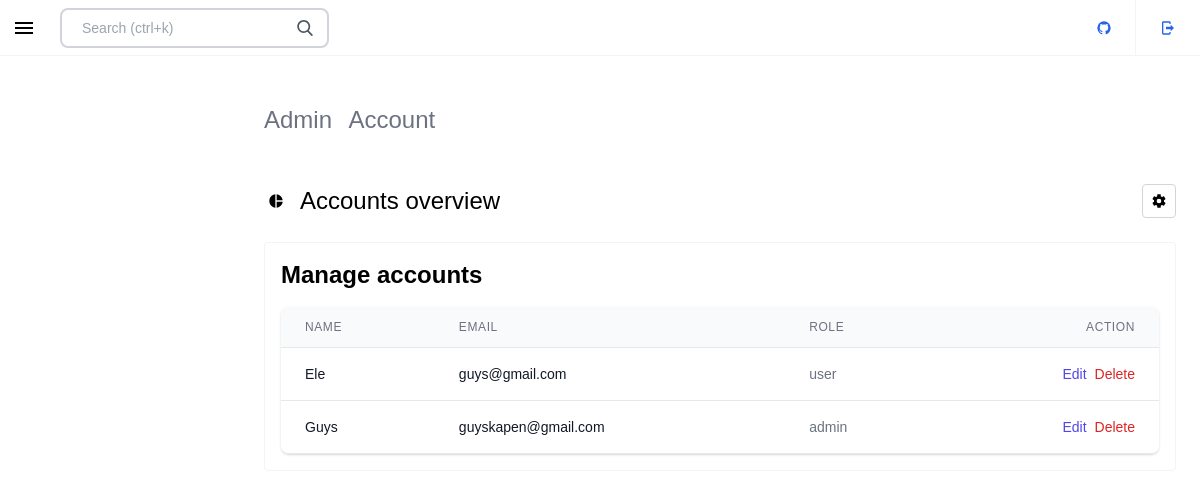
The app's page /admin/index.php?account (signed in) with its own data.
### tables this page shows
CREATE TABLE `users` (
  `id` int(11) NOT NULL AUTO_INCREMENT,
  `username` varchar(255) NOT NULL,
  `password` varchar(255) NOT NULL,
  `email` varchar(255) NOT NULL,
  `role_id` int(11) NOT NULL DEFAULT 1,
  `phone` varchar(12) DEFAULT NULL,
  PRIMARY KEY (`id`),
  KEY `role_fk` (`role_id`),
  CONSTRAINT `role_fk` FOREIGN KEY (`role_id`) REFERENCES `roles` (`id`)
);

CREATE TABLE `roles` (
  `id` int(11) NOT NULL AUTO_INCREMENT,
  `name` varchar(32) DEFAULT NULL,
  PRIMARY KEY (`id`)
);

### admin/inc/function.php (called while the page is built, shortened)
<?php
function select_accounts()
{
    include("inc/connect.php");
    $sel_cat = $con->prepare("select * from users u inner join roles r on r.id=u.role_id");
    $sel_cat->setFetchMode(PDO::FETCH_ASSOC);
    $sel_cat->execute();
    $users = array();
    while ($row = $sel_cat->fetch()) {
        array_push($users, $row);
    }
    return $users;
}

### admin/inc/account/accounts.php (the view, shortened to what this page needs)
<div class="">
    <section class="p-6">
        <div class="justify-between items-center block md:flex">
            <div class="flex shrink-0 grow-0 items-center justify-center mb-6 md:mb-0">
                <ul>
                    <li class="title-stack-item inline-block pr-3 text-2xl text-gray-500 dark:text-gray-400 last:pr-0 last:font-black last:text-black dark:text-gray-100" data-v-fecf18ac="">Admin</li>
                    <li class="title-stack-item inline-block pr-3 text-2xl text-gray-500 dark:text-gray-400 last:pr-0 last:font-black last:text-black dark:text-gray-100" data-v-fecf18ac="">Account</li>
                </ul>
            </div>
        </div>
    </section>
    <section class="px-0 md:px-6 py-6">
        <section class="px-6 sm:px-0 mb-6 flex items-center justify-between">
            <div class="flex items-center justify-start"><span class="inline-flex justify-center items-center w-6 h-6 mr-3"><svg viewBox="0 0 24 24" width="16" height="16" class="inline-block">
                        <path fill="currentColor" d="M11,2V22C5.9,21.5 2,17.2 2,12C2,6.8 5.9,2.5 11,2M13,2V11H22C21.5,6.2 17.8,2.5 13,2M13,13V22C17.7,21.5 21.5,17.8 22,13H13Z" style="--darkreader-inline-fill:currentColor;" data-darkreader-inline-fill=""></path>
                    </svg></span>
                <h1 class="text-2xl">Accounts overview</h1>
            </div><button class="inline-flex cursor-pointer justify-center items-center whitespace-nowrap focus:outline-none transition-colors focus:ring duration-150 border rounded ring-blue-700 p-1 bg-white text-black border-gray-300 hover:bg-gray-50" type="button"><span class="inline-flex justify-center items-center w-6 h-6"></span>
            </button>
        </section>
        <div class="md:rounded border-gray-100 dark:bg-gray-900/70 bg-white border dark:border-gray-800 mb-6">
            <div class="flex flex-col flex-grow mt-4">
                <div class="flex items-center justify-between px-4">
                    <p class="text-2xl font-bold">Manage accounts</p>
                </div>
                <div class="my-2">
                    <div class="py-2 align-middle px-4">
                        <div class="shadow overflow-hidden border-b border-gray-200 sm:rounded-lg">
                            <table class="divide-y divide-gray-200 min-w-full">
                                <thead class="bg-gray-50">
                                    <tr>
                                        <th scope="col" class="px-6 py-3 text-left text-xs font-medium text-gray-500 uppercase tracking-wider">Name</th>
                                        <th scope="col" class="px-6 py-3 text-left text-xs font-medium text-gray-500 uppercase tracking-wider">Email</th>
                                        <th scope="col" class="px-6 py-3 text-left text-xs font-medium text-gray-500 uppercase tracking-wider">Role</th>
                                        <th scope="col" class="px-6 py-3 text-left text-xs font-medium text-gray-500 uppercase tracking-wider text-right">Action</th>
                                    </tr>
                                </thead>
                                <tbody class="bg-white divide-y divide-gray-200">
                                    <?php
                                    $accounts = select_accounts();
                                    foreach ($accounts as $account) {
                                    ?>
                                        <tr>
                                            <td class="px-6 py-4 whitespace-nowrap">
                                                <div class="flex items-center">
                                                    <div class="text-sm font-medium text-gray-900"> <?php echo $account['username'] ?> </div>
                                                </div>
                                            </td>
                                            <td class="px-6 py-4 whitespace-nowrap">
                                                <div class="text-sm font-medium text-gray-900"> <?php echo $account['email'] ?> </div>
                                            </td>
                                            <td class="px-6 py-4 whitespace-nowrap text-capitalize text-sm text-gray-500"><?php echo $account['name'] ?></td>
                                            <td class="px-6 py-4 whitespace-nowrap text-right text-sm font-medium flex justify-end">
                                                <a href="index.php?edit_account=<?php echo $account['id'] ?>" class="text-indigo-600 hover:text-indigo-900">Edit</a>
                                                <form action="inc/controller/account_controller.php">
                                                    <button type="submit" class="text-red-600 hover:text-red-900 ml-2">Delete</a>
                                                </form>
                                            </td>
                                        </tr>
                                    <?php }
                                    ?>
                                </tbody>
                            </table>
                        </div>
                    </div>
                </div>
            </div>
        </div>
    </section>
</div>

### admin/css/style.css (style rules this page uses)
* { margin: 0; padding: 0; font-family: 'Lucida Sans', 'Lucida Sans Regular', 'Lucida Grande', 'Lucida Sans Unicode', Geneva, Verdana, sans-serif; }
.text-right { text-align: right; }

### records on screen
users: username "Ele", email "guys@gmail.com", role.name "user"
users: username "Guys", email "guyskapen@gmail.com", role.name "admin"
